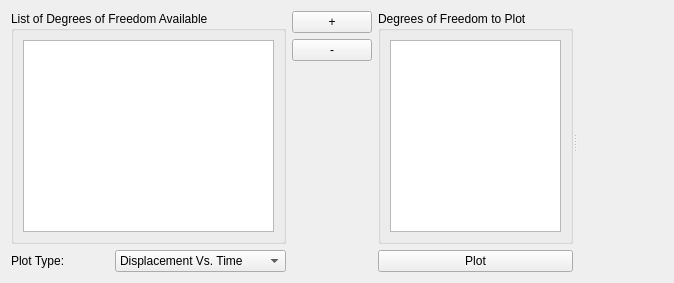
      <widget class="QWidget" name="responseTab">
       <attribute name="title">
        <string>Dynamic Response</string>
       </attribute>
       <layout class="QGridLayout" name="gridLayout_13">
        <item row="0" column="0">
         <widget class="QSplitter" name="splitter_4">
          <property name="orientation">
           <enum>Qt::Horizontal</enum>
          </property>
          <widget class="QWidget" name="widget_4" native="true">
           <property name="sizePolicy">
            <sizepolicy hsizetype="Expanding" vsizetype="Preferred">
             <horstretch>1</horstretch>
             <verstretch>0</verstretch>
            </sizepolicy>
           </property>
           <layout class="QGridLayout" name="gridLayout_11">
            <item row="0" column="0" rowspan="3" colspan="2">
             <widget class="QGroupBox" name="groupBox">
              <property name="sizePolicy">
               <sizepolicy hsizetype="Preferred" vsizetype="Preferred">
                <horstretch>1</horstretch>
                <verstretch>0</verstretch>
               </sizepolicy>
              </property>
              <property name="title">
               <string>List of Degrees of Freedom Available</string>
              </property>
              <layout class="QGridLayout" name="gridLayout_14">
               <item row="0" column="0">
                <widget class="QListWidget" name="list1"/>
               </item>
              </layout>
             </widget>
            </item>
            <item row="0" column="3" rowspan="3">
             <widget class="QGroupBox" name="groupBox_2">
              <property name="sizePolicy">
               <sizepolicy hsizetype="Preferred" vsizetype="Preferred">
                <horstretch>2</horstretch>
                <verstretch>0</verstretch>
               </sizepolicy>
              </property>
              <property name="title">
               <string>Degrees of Freedom to Plot</string>
              </property>
              <layout class="QGridLayout" name="gridLayout_15">
               <item row="0" column="0">
                <widget class="QListWidget" name="list2"/>
               </item>
              </layout>
             </widget>
            </item>
            <item row="0" column="2">
             <widget class="QPushButton" name="addToPlotButton">
              <property name="text">
               <string>+</string>
              </property>
             </widget>
            </item>
            <item row="1" column="2">
             <widget class="QPushButton" name="removeFromPlotButton">
              <property name="text">
               <string>-</string>
              </property>
             </widget>
            </item>
            <item row="2" column="2">
             <spacer name="verticalSpacer">
              <property name="orientation">
               <enum>Qt::Vertical</enum>
              </property>
              <property name="sizeHint" stdset="0">
               <size>
                <width>20</width>
                <height>40</height>
               </size>
              </property>
             </spacer>
            </item>
            <item row="3" column="0">
             <widget class="QLabel" name="label_20">
              <property name="text">
               <string>Plot Type:</string>
              </property>
             </widget>
            </item>
            <item row="3" column="3">
             <widget class="QPushButton" name="plotButton">
              <property name="text">
               <string>Plot</string>
              </property>
             </widget>
            </item>
            <item row="3" column="1">
             <widget class="QComboBox" name="plotTypeComboBox">
              <item>
               <property name="text">
                <string>Displacement Vs. Time</string>
               </property>
              </item>
              <item>
               <property name="text">
                <string>Velocity Vs. Time</string>
               </property>
              </item>
              <item>
               <property name="text">
                <string>Acceleration Vs. Time</string>
               </property>
              </item>
              <item>
               <property name="text">
                <string>Displacement Vs. Velocity</string>
               </property>
              </item>
             </widget>
            </item>
           </layout>
          </widget>
          <widget class="QWidget" name="dynRespWidget" native="true">
           <property name="sizePolicy">
            <sizepolicy hsizetype="Expanding" vsizetype="Preferred">
             <horstretch>1</horstretch>
             <verstretch>0</verstretch>
            </sizepolicy>
           </property>
          </widget>
         </widget>
        </item>
       </layout>
      </widget>
